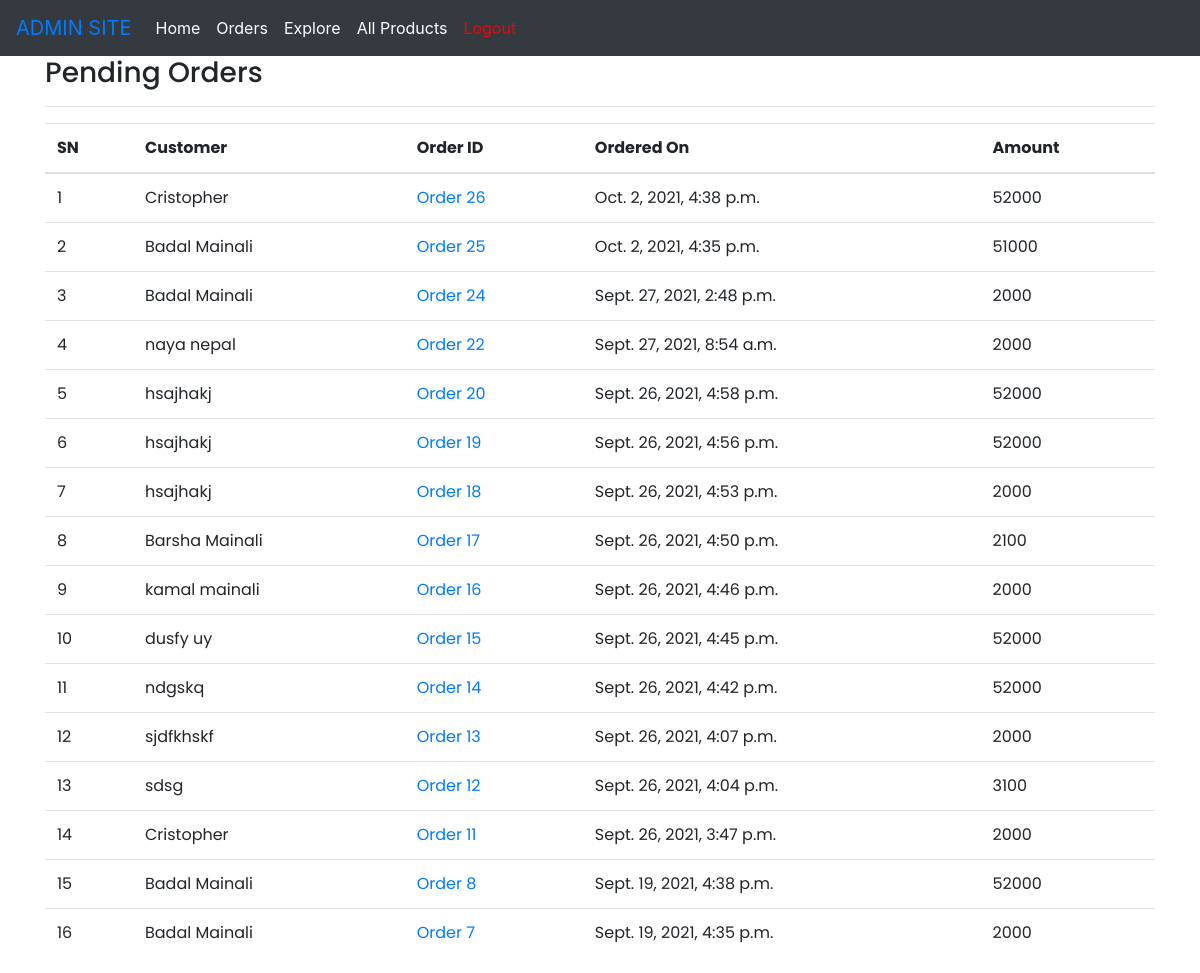
The page /admin-home/ (signed in) on the database its author committed.
### Main/models.py (models this page shows, shortened)
class Order(models.Model):
    cart=models.OneToOneField(Cart,on_delete=models.CASCADE)
    ordered_by=models.CharField(max_length=200)
    shipping_address=models.CharField(max_length=200)
    mobile=models.CharField(max_length=10)
    email=models.EmailField(null=True)
    subtotal=models.PositiveIntegerField()
    discount=models.PositiveIntegerField()
    total=models.PositiveIntegerField()
    order_status=models.CharField(max_length=50,choices=ORDER_STATUS)
    payment_method=models.CharField(max_length=20,choices=METHOD,default="Cash On Delivery")
    payment_completed=models.BooleanField(default=False,null=True,blank=True)

class Cart(models.Model):
    customer=models.ForeignKey(Customer, on_delete=models.SET_NULL, null=True)
    total=models.PositiveIntegerField(default=0)
    created_at=models.DateTimeField(auto_now_add=True)

### Main/views.py (the view)
# urls.py: path('admin-home/',AdminHomeView.as_view(),name="adminhome"),
class AdminHomeView(AdminRequiredMixin,TemplateView):
    template_name = "adminn/adminhome.html"
    def get_context_data(self, **kwargs):
        context=super().get_context_data(**kwargs)
        context["pendingorders"]=Order.objects.filter(order_status="Order Received").order_by("-id")
        return context

### Main/views.py (called while the page is built)
    def dispatch(self, request, *args, **kwargs):
        if request.user.is_authenticated and Admin.objects.filter(user=request.user).exists():
            pass
        else:
            return redirect("admin-login")
        return super().dispatch(request,*args,**kwargs)

### templates/adminn/adminhome.html (shortened to what this page needs)
{% extends "adminn/adminbase.html" %}
{% block content %}
<div class="container">
<div class="row">
    <div class="col-md-12">
        <h3>Pending Orders</h3><hr>
        <table class="table">
            <thead>
            <tr>
                <th>SN</th>
                <th>Customer</th>
                <th>Order ID</th>
                <th>Ordered On</th>
                <th>Amount</th>
            </tr>
            </thead>
            <tbody>
            {% for order in pendingorders %}
            <tr>
                <td>{{forloop.counter}}</td>
                <td>{{order.ordered_by}}</a></td>
                <td><a href="{% url 'admin-order' order.id %}">Order {{order.id}}</a></td>
                <td>{{order.cart.created_at}}</td>
                <td>{{order.total}}</td>
            </tr>
            {% endfor %}
            </tbody>
        </table>
    </div>
</div>
</div>
{% endblock %}

### templates/adminn/adminbase.html (style rules this page uses)
.container { font-family: 'Poppins', sans-serif; }

### rows shown on the page
Order: ordered_by "Cristopher", id "26", cart.created_at "Oct. 2, 2021, 4:38 p.m.", total "52000"
Order: ordered_by "Badal Mainali", id "25", cart.created_at "Oct. 2, 2021, 4:35 p.m.", total "51000"
Order: ordered_by "Badal Mainali", id "24", cart.created_at "Sept. 27, 2021, 2:48 p.m.", total "2000"
Order: ordered_by "naya nepal", id "22", cart.created_at "Sept. 27, 2021, 8:54 a.m.", total "2000"
Order: ordered_by "hsajhakj", id "20", cart.created_at "Sept. 26, 2021, 4:58 p.m.", total "52000"
Order: ordered_by "hsajhakj", id "19", cart.created_at "Sept. 26, 2021, 4:56 p.m.", total "52000"
Order: ordered_by "hsajhakj", id "18", cart.created_at "Sept. 26, 2021, 4:53 p.m.", total "2000"
Order: ordered_by "Barsha Mainali", id "17", cart.created_at "Sept. 26, 2021, 4:50 p.m.", total "2100"
Order: ordered_by "kamal mainali", id "16", cart.created_at "Sept. 26, 2021, 4:46 p.m.", total "2000"
Order: ordered_by "dusfy uy", id "15", cart.created_at "Sept. 26, 2021, 4:45 p.m.", total "52000"
Order: ordered_by "ndgskq", id "14", cart.created_at "Sept. 26, 2021, 4:42 p.m.", total "52000"
Order: ordered_by "sjdfkhskf", id "13", cart.created_at "Sept. 26, 2021, 4:07 p.m.", total "2000"
Order: ordered_by "sdsg", id "12", cart.created_at "Sept. 26, 2021, 4:04 p.m.", total "3100"
Order: ordered_by "Cristopher", id "11", cart.created_at "Sept. 26, 2021, 3:47 p.m.", total "2000"
Order: ordered_by "Badal Mainali", id "8", cart.created_at "Sept. 19, 2021, 4:38 p.m.", total "52000"
Order: ordered_by "Badal Mainali", id "7", cart.created_at "Sept. 19, 2021, 4:35 p.m.", total "2000"
